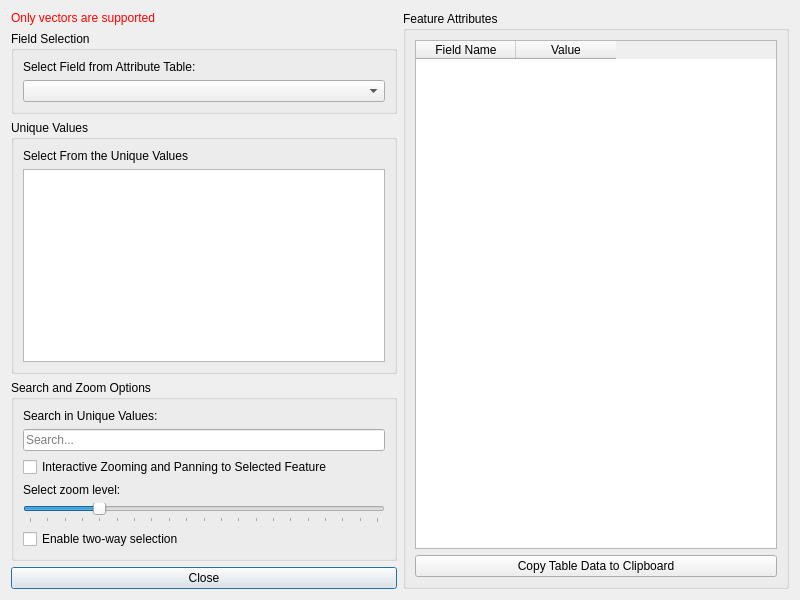
<?xml version="1.0" encoding="UTF-8"?>
<ui version="4.0">
 <class>EasyFeatureSelectionDialogBase</class>
 <widget class="QDialog" name="EasyFeatureSelectionDialogBase">
  <property name="geometry">
   <rect>
    <x>0</x>
    <y>0</y>
    <width>800</width>
    <height>600</height>
   </rect>
  </property>
  <property name="windowTitle">
   <string>Easy Feature Selector</string>
  </property>
  <layout class="QHBoxLayout" name="main_layout">
   <item>
    <layout class="QVBoxLayout" name="left_layout">
  <item>
    <widget class="QLabel" name="raster_warning_label">
      <property name="text">
        <string>Only vectors are supported</string>
      </property>
      <property name="styleSheet">
        <string notr="true">color: red</string>
      </property>
    </widget>
  </item>
     <item>
      <widget class="QgsCollapsibleGroupBox" name="field_group_box">
       <property name="title">
        <string>Field Selection</string>
       </property>
       <layout class="QVBoxLayout" name="field_group_layout">
        <item>
         <widget class="QLabel" name="field_label">
          <property name="text">
           <string>Select Field from Attribute Table:</string>
          </property>
         </widget>
        </item>
        <item>
         <widget class="QComboBox" name="field_combo_box"/>
        </item>
       </layout>
      </widget>
     </item>
     <item>
      <widget class="QgsCollapsibleGroupBox" name="values_group_box">
       <property name="title">
        <string>Unique Values</string>
       </property>
       <layout class="QVBoxLayout" name="values_group_layout">
        <item>
         <widget class="QLabel" name="unique_values_label">
          <property name="text">
           <string>Select From the Unique Values</string>
          </property>
         </widget>
        </item>
        <item>
         <widget class="QListWidget" name="unique_values_list"/>
        </item>
       </layout>
      </widget>
     </item>
     <item>
      <widget class="QgsCollapsibleGroupBox" name="search_group_box">
       <property name="title">
        <string>Search and Zoom Options</string>
       </property>
       <layout class="QVBoxLayout" name="search_group_layout">
        <item>
         <widget class="QLabel" name="search_label">
          <property name="text">
           <string>Search in Unique Values:</string>
          </property>
         </widget>
        </item>
        <item>
         <widget class="QLineEdit" name="search_box">
          <property name="placeholderText">
           <string>Search...</string>
          </property>
         </widget>
        </item>
        <item>
         <widget class="QCheckBox" name="interact_checkbox">
          <property name="text">
           <string>Interactive Zooming and Panning to Selected Feature</string>
          </property>
         </widget>
        </item>
        <item>
         <widget class="QLabel" name="zoom_label">
          <property name="text">
           <string>Select zoom level:</string>
          </property>
         </widget>
        </item>
        <item>
         <widget class="QSlider" name="zoom_slider">
          <property name="minimum">
           <number>0</number>
          </property>
          <property name="maximum">
           <number>100</number>
          </property>
          <property name="value">
           <number>20</number>
          </property>
          <property name="orientation">
           <enum>Qt::Horizontal</enum>
          </property>
          <property name="tickPosition">
           <enum>QSlider::TicksBelow</enum>
          </property>
          <property name="tickInterval">
           <number>5</number>
          </property>
         </widget>
        </item>
        <item>
         <widget class="QCheckBox" name="two_way_selection_checkbox">
          <property name="text">
           <string>Enable two-way selection</string>
          </property>
         </widget>
        </item>
       </layout>
      </widget>
     </item>
     <item>
      <widget class="QPushButton" name="close_button">
       <property name="text">
        <string>Close</string>
       </property>
      </widget>
     </item>
    </layout>
   </item>
   <item>
    <widget class="QgsCollapsibleGroupBox" name="table_group_box">
     <property name="title">
      <string>Feature Attributes</string>
     </property>
     <layout class="QVBoxLayout" name="table_layout">
      <item>
       <widget class="QTableWidget" name="table_widget">
        <property name="columnCount">
         <number>2</number>
        </property>
        <attribute name="horizontalHeaderCascadingSectionResizes">
         <bool>true</bool>
        </attribute>
        <attribute name="verticalHeaderCascadingSectionResizes">
         <bool>true</bool>
        </attribute>
        <column>
         <property name="text">
          <string>Field Name</string>
         </property>
        </column>
        <column>
         <property name="text">
          <string>Value</string>
         </property>
        </column>
       </widget>
      </item>
      <item>
       <widget class="QPushButton" name="copy_button">
        <property name="text">
         <string>Copy Table Data to Clipboard</string>
        </property>
       </widget>
      </item>
     </layout>
    </widget>
   </item>
  </layout>
 </widget>
 <customwidgets>
  <customwidget>
   <class>QgsCollapsibleGroupBox</class>
   <extends>QGroupBox</extends>
   <header>qgscollapsiblegroupbox.h</header>
   <container>1</container>
  </customwidget>
 </customwidgets>
 <resources/>
 <connections/>
</ui>
